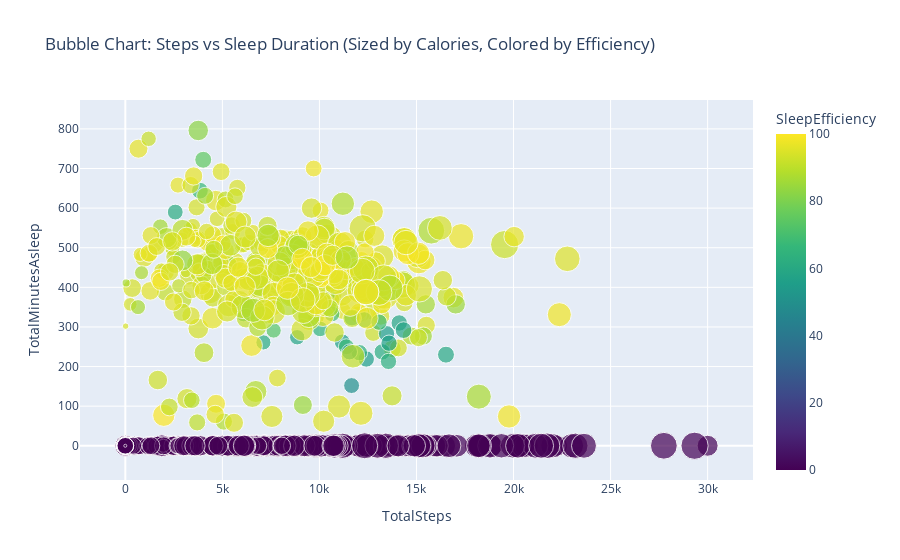

The notebook cell saved with this chart:
### Markdown cell above
#### Chart - 10

### Code cell
# Chart - 10 visualization code
px.scatter(df, x='TotalSteps', y='TotalMinutesAsleep', 
           color='SleepEfficiency', size='ActivityCalories', 
           hover_data=['Id', 'CombinedDate'], 
           title='Bubble Chart: Steps vs Sleep Duration (Sized by Calories, Colored by Efficiency)', 
           color_continuous_scale='viridis').show()

### Figure 1 — Plotly figure (JSON) as saved in the notebook; plotly's stock layout.template omitted (floating-point values rounded to 4 significant figures; data arrays with more than 128 entries replaced by an {"elided": "..."} marker saying what was removed)
{"data": [{"customdata": {"elided": "943x2 mixed values"}, "hovertemplate": "TotalSteps=%{x}<br>TotalMinutesAsleep=%{y}<br>ActivityCalories=%{marker.size}<br>Id=%{customdata[0]}<br>CombinedDate=%{customdata[1]}<br>SleepEfficiency=%{marker.color}<extra></extra>", "legendgroup": "", "marker": {"color": {"elided": "943 float values"}, "coloraxis": "coloraxis", "size": {"elided": "943 int values"}, "sizemode": "area", "sizeref": 12.25, "symbol": "circle"}, "mode": "markers", "name": "", "orientation": "v", "showlegend": false, "type": "scatter", "x": {"elided": "943 int values"}, "xaxis": "x", "y": {"elided": "943 int values"}, "yaxis": "y"}], "layout": {"autosize": true, "coloraxis": {"colorbar": {"title": {"text": "SleepEfficiency"}}, "colorscale": [[0, "#440154"], [0.1111, "#482878"], [0.2222, "#3e4989"], [0.3333, "#31688e"], [0.4444, "#26828e"], [0.5556, "#1f9e89"], [0.6667, "#35b779"], [0.7778, "#6ece58"], [0.8889, "#b5de2b"], [1, "#fde725"]]}, "legend": {"itemsizing": "constant", "tracegroupgap": 0}, "title": {"text": "Bubble Chart: Steps vs Sleep Duration (Sized by Calories, Colored by Efficiency)"}, "xaxis": {"anchor": "y", "autorange": true, "domain": [0, 1], "range": [-2181.0, 32180.0], "title": {"text": "TotalSteps"}, "type": "linear"}, "yaxis": {"anchor": "x", "autorange": true, "domain": [0, 1], "range": [-142.6, 916.5], "title": {"text": "TotalMinutesAsleep"}, "type": "linear"}}}
